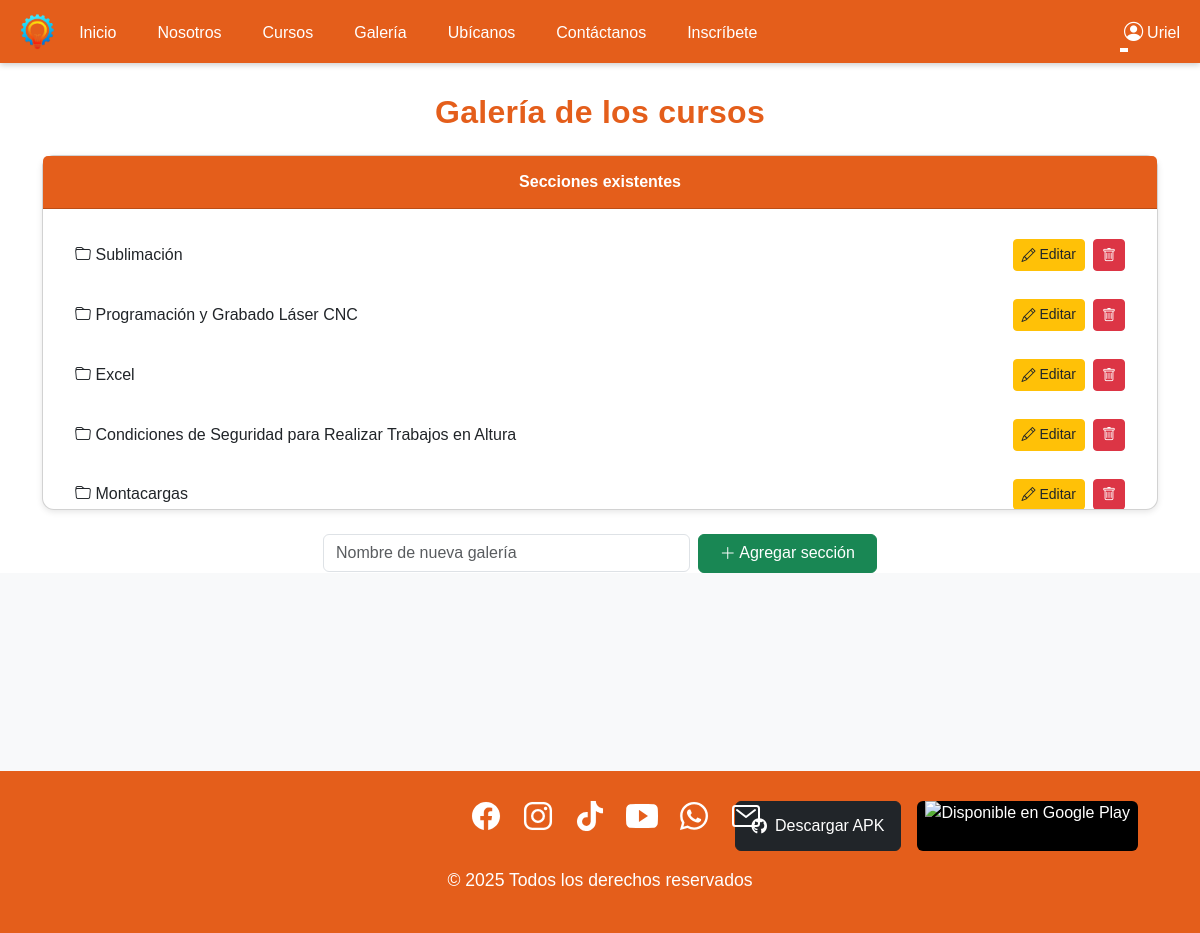
Page /ceij/html/admin_galeria.php (signed in) on the committed database.
### tables this page shows
CREATE TABLE `secciones_galeria` (
  `id_seccion` int(11) NOT NULL,
  `nombre` varchar(100) NOT NULL
);

### ceij/html/seguridad.php (called while the page is built, shortened)
<?php
if(isset($_SESSION['usuario_id']) && $_SESSION['usuario_id'] > 0){
    $logueado = true;
    $usuario_nombre = $_SESSION['nombre'] ?? "";
    $admin = ($_SESSION['rol'] ?? "") === "administrador";
}
?>

### ceij/html/admin_galeria.php (the view, shortened to what this page needs)
<?php
include 'db.php';
include 'seguridad.php';
$secciones = $conexion->query("SELECT * FROM secciones_galeria ORDER BY id_seccion DESC");
?>
<!DOCTYPE html>
<html lang="es">
<head>
  <link href="https://cdn.jsdelivr.net/npm/bootstrap@5.3.3/dist/css/bootstrap.min.css" rel="stylesheet">
  <link href="https://cdn.jsdelivr.net/npm/bootstrap-icons@1.11.3/font/bootstrap-icons.css" rel="stylesheet">
  <link rel="stylesheet" href="https://cdn.jsdelivr.net/npm/bootstrap@5.3.6/dist/css/bootstrap.min.css"/>
  <link rel="stylesheet" href="https://cdn.jsdelivr.net/npm/bootstrap-icons@1.10.5/font/bootstrap-icons.css">
  <link rel="stylesheet" href="https://cdnjs.cloudflare.com/ajax/libs/font-awesome/6.7.2/css/all.min.css">
  <link rel="stylesheet" href="../css/admin_galeria.css?v=1.5"/>
  <link href="https://cdn.jsdelivr.net/npm/aos@2.3.4/dist/aos.css" rel="stylesheet">
</head>
<body>
  <nav class="navbar navbar-expand-lg" style="background-color: #e45e1b;">
    <div class="container-fluid">
      <a class="navbar-brand ms-2" href="index.php">
        <img src="../img/sin fondo.png" alt="Logo" style="height:37px;">
      </a>
      <div class="collapse navbar-collapse d-none d-lg-flex">
        <ul class="navbar-nav me-auto mb-2 mb-lg-0">
          <?php if($admin): ?>
            <li class="nav-item"><a class="nav-link text-white" href="admin_index.php">Inicio</a></li>
            <li class="nav-item"><a class="nav-link text-white" href="nosotros.php">Nosotros</a></li>
            <li class="nav-item">
              <a class="nav-link text-white" href="admin_practicas.php">Cursos</a>
            </li>
          <?php endif; ?>
          <li class="nav-item dropdown">
            <a class="nav-link text-white" href="#" role="button" data-bs-toggle="dropdown">Galería</a>
          </li>
          <li class="nav-item"><a class="nav-link text-white" href="ubicanos.php">Ubícanos</a></li>
          <li class="nav-item"><a class="nav-link text-white" href="contacto.php">Contáctanos</a></li>
          <li class="nav-item">
            <a class="nav-link text-white" href="https://forms.gle/LA5RFfpnKS5UWYXv8" target="_blank">
              Inscríbete
            </a>
          </li>
        </ul>
        <ul class="navbar-nav ms-auto mb-2 mb-lg-0">
          <?php if(!$logueado): ?>
            <li class="nav-item"><a class="nav-link text-white" href="login.html">Iniciar sesión</a></li>
          <?php elseif($admin): ?>
            <li class="nav-item dropdown">
              <a class="nav-link dropdown-toggle text-white d-flex align-items-center" href="#" role="button" data-bs-toggle="dropdown">
                <i class="bi bi-person-circle me-1" style="font-size:1.2rem;"></i> <?= $usuario_nombre ?>
              </a>
            </li>
          <?php endif; ?>
        </ul>
      </div>
    </div>
  </nav>
<main>
<div class="container">
  <h2 class="text-center mb-4 text-primary">Galería de los cursos</h2>
  <div id="listadoSecciones">
    <div class="card mb-4">
      <div class="card-header bg-primary text-white">
        <strong>Secciones existentes</strong>
      </div>
      <div class="card-body">
        <?php if ($secciones->num_rows > 0): ?>
          <ul class="list-group">
            <?php
              while($sec = $secciones->fetch_assoc()):
                $idSec = $sec['id_seccion'];
                $nombreSec = htmlspecialchars($sec['nombre'], ENT_QUOTES, 'UTF-8');
            ?>
              <li class="list-group-item d-flex justify-content-between align-items-center" data-id="<?= $idSec ?>">
                <span class="nombre-seccion"><i class="bi bi-folder"></i> <?= $nombreSec ?></span>
                <div>
                  <button class="btn btn-sm btn-warning" data-bs-toggle="modal" data-bs-target="#modalEditar<?= $idSec ?>">
                    <i class="bi bi-pencil"></i> Editar
                  </button>
                  <a href="#" class="btn btn-sm btn-danger btn-eliminar-seccion"
                    data-id="<?= $idSec ?>" data-nombre="<?= $nombreSec ?>">
                    <i class="bi bi-trash"></i>
                  </a>
                </div>
              </li>
            <?php
              endwhile;
            ?>
          </ul>
        <?php else: ?>
          <p class="text-muted">No hay secciones registradas aún.</p>
        <?php endif; ?>
      </div>
    </div>
  </div>
  <div class="mt-4">
    <form method="POST" class="row g-2 justify-content-center">
      <div class="col-12 col-md-4">
        <input type="text" name="nombre" class="form-control" placeholder="Nombre de nueva galería" required>
      </div>
      <div class="col-12 col-md-2 text-center">
        <button class="btn btn-success w-100 btn-agregar-seccion" name="agregar_seccion">
          <i class="bi bi-plus-lg"></i> Agregar sección
        </button>
      </div>
    </form>
  </div>
</div>
</main>
<div class="main">
  <footer>
    <div class="waves">
      <div class="wave" id="wave1"></div>
    </div>
    <div class="container position-relative">
      <div class="position-absolute top-50 start-50 translate-middle d-flex justify-content-center">
        <div class="zoom">
          <ul class="social_icon d-flex justify-content-center mb-0">
            <li><a href="https://facebook.com/CeijJuarez"><ion-icon name="logo-facebook"></ion-icon></a></li>
            <li><a href="https://www.instagram.com/ceij_juarez"><ion-icon name="logo-instagram"></ion-icon></a></li>
            <li><a href="https://www.tiktok.com/@ceijjuarez"><ion-icon name="logo-tiktok"></ion-icon></a></li>
            <li><a href="https://www.youtube.com/@CEIJJUAREZ"><ion-icon name="logo-youtube"></ion-icon></a></li>
            <li><a href="https://wa.me/5216566367848"><ion-icon name="logo-whatsapp"></ion-icon></a></li>
            <li><a href="mailto:ceij030223@gmail.com"><ion-icon name="mail-outline"></ion-icon></a></li>
          </ul>
        </div>
      </div>
      <div class="d-flex flex-wrap justify-content-center justify-content-md-end gap-3">
        <div class="d-flex flex-wrap justify-content-center justify-content-md-end gap-3">
          <a href="https://github.com/ceij030223-cloud/CEIJ_APP/releases/download/%3CCEIJ/app_ceij.1.apk"
             class="btn btn-dark d-flex align-items-center gap-2 px-3 py-2"
             target="_blank"
             style="height:50px;">
            <i class="fab fa-github"></i> Descargar APK
          </a>
          <a href="https://play.google.com/store/apps/details?id=app.ceij"
             target="_blank"
             class="btn btn-dark d-flex align-items-center px-2 py-0"
             style="height:50px; background-color:#000; border:none;">
            <img alt="Disponible en Google Play"
                 src="https://play.google.com/intl/en_us/badges/static/images/badges/es_badge_web_generic.png"
                 style="height:100%;"/>
          </a>
        </div>
      </div>
    </div>
    <p class="mt-3 text-center">© 2025 Todos los derechos reservados</p>
  </footer>
</div>
</body>
</html>

### ceij/css/admin_galeria.css (style rules this page uses)
nav.navbar { box-shadow: 0 2px 6px rgba(0, 0, 0, 0.2); }
.navbar-nav { display: flex; gap: 25px; }
.navbar-nav .nav-link { position: relative; font-family: Arial, Helvetica, sans-serif; color: white !important; padding-bottom: 5px; transition: transform 0.3s ease; }
.navbar-nav .nav-link::after { content: ""; position: absolute; bottom: 0; left: 0; width: 0; height: 2px; background-color: #fff; transition: width 0.3s ease; }
* { margin: 0; padding: 0; box-sizing: border-box; }
.main { display: flex; justify-content: flex-end; align-items: flex-end; font-family: Verdana, Geneva, Tahoma, sans-serif; min-height: 45vh; }
footer { position: relative; width: 100%; background: #e45e1b; min-height: 100px; padding: 20px 50px; display: flex; justify-content: center; align-items: center; flex-direction: column; }
footer .social_icon, footer .menu { position: relative; display: flex; justify-content: center; align-items: center; margin: 10px 0; flex-wrap: wrap; }
footer .social_icon li, footer .menu li { list-style: none; }
footer .social_icon li a { font-size: 2em; color: #fff; margin: 0 10px; display: inline-block; transition: 0.5s; }
footer .social_icon li a { transform: translateY(-10px); }
footer p { color: #fff; text-align: center; margin-top: 15px; margin-bottom: 10px; font-size: 1.1em; }
footer .wave { position: absolute; top: -100px; left: 0; width: 100%; height: 100px; background: url(../html/wave1.png); background-size: 1000px 100px; }
footer .wave#wave1 { z-index: 1000; opacity: 1; bottom: 0; animation: animatewave 3s linear infinite; }
.zoom li a { transition: 1s; }
.list-group-item { border: none; padding: 14px 16px; transition: background 0.25s; }
.list-group-item div { display: flex; gap: 0.5rem; flex-wrap: wrap; }
.list-group-item span { word-break: break-word; }
html, body { margin: 0; padding: 0; height: 100%; text-align: center; font-family: Arial, Helvetica, sans-serif; display: flex; background-color: white; flex-direction: column; }
main { flex: 1; padding-top: 30px; background-color: #ffffff; font-family: Arial, Helvetica, sans-serif; }
.card-header { background-color: #e45e1b !important; color: #fff !important; font-weight: bold; font-size: 1rem; padding: 14px 18px; }
a { cursor: pointer; }
nav { background-color: #e45e1b; }
.nav-link { color: white; }
h2.text-primary { color: #e45e1b !important; font-weight: 700; letter-spacing: 0.3px; }
footer { background: #e45e1b; color: #fff; padding: 30px 50px; text-align: center; position: relative; }
body { background-color: #f8f9fa; }
.card, .form-container { background-color: #ffffff; color: #212529; border-radius: 12px; box-shadow: 0 2px 6px rgba(0,0,0,0.1); }
.card-body { max-height: 300px; overflow-y: auto; }
.card-body { scrollbar-width: thin; scrollbar-color: #e45e1b #f1f1f1; }
.btn i { vertical-align: middle; }
.btn-warning { background-color: #ffc107; color: #212529; }
.btn-danger { background-color: #dc3545; color: #ffffff; }
a, .accent { color: #1b66e4; }
.d-flex.flex-wrap { display: flex; flex-wrap: wrap; justify-content: center; gap: 10px; }

### rows in the picture
secciones_galeria: nombre "Sublimación"
secciones_galeria: nombre "Programación y Grabado Láser CNC"
secciones_galeria: nombre "Excel"
secciones_galeria: nombre "Condiciones de Seguridad para Realizar Trabajos en Altura"
secciones_galeria: nombre "Montacargas"

### other values in the picture
$usuario_nombre "Uriel"
